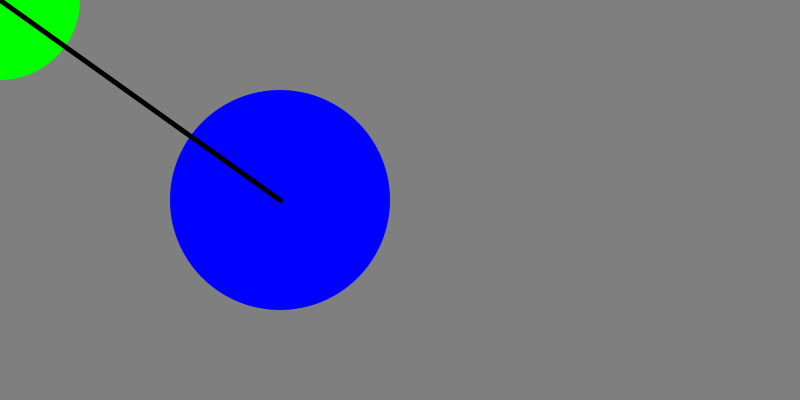
Frame 1 (no input)
Frame 60 (the mouse pressed at the canvas centre just before this capture): identical to frame 1, image omitted
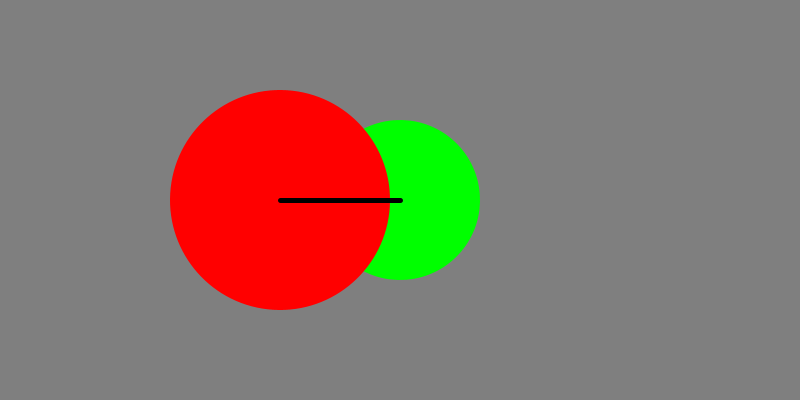
Frame 120 (the mouse held since frame 60 and released just before this capture)

The Processing sketch that drew these frames (run headless with seeded random() and noise(); from frame 60 on, the mouse is pressed at the canvas centre):

// Processing sketch: CircleOverlap
// ── CircleOverlap.pde

// define two circles
Circle c1;
Circle c2;

void setup(){
 
    size( 800, 400);
  
    // create two circles 
    // note: two different diameters
    c1 = new Circle( width/2 - 120, height/2, 220);
    c2 = new Circle( width/2 + 120, height/2, 160);
}

void draw(){
  
    // clear the background
    background(127);
    
    // --------- draw the first circle ---------
    
    // set its position to match the cursor
    c2.x = mouseX;
    c2.y = mouseY;
    
    fill( 0, 255, 0);
    c2.draw();
    
    // --------- draw the second circle ---------
    
    // test if two circles overlap
  
    if( getCirclesOverlap( c1, c2 )){
     
        // if they do, draw in red
        fill( 255, 0, 0);
        
    } else {
     
        // if not, draw in blue
        fill( 0, 0, 255);
    }
  
    c1.draw();
    
    // --------- draw a line connecting the two circles ---------
    
    stroke( 0 );
    strokeWeight(5);
    
    line( c1.x, c1.y, c2.x, c2.y);
}

boolean getCirclesOverlap( Circle c1, Circle c2 ){
    
    // calculate distance on x-axis
    float dx = c1.x - c2.x;
    
    // calculate distance on y-axis
    float dy = c1.y - c2.y;
    
    // distance = square root of (x*x + y*y) 
    float d = sqrt( dx * dx + dy * dy);
    
    // if distance is less than the radius (diameter/2)
    if( d < c1.diam/2 + c2.diam/2 ){
        return true;
    }
    
    return false;
}
// ── Circle.pde
class Circle {
  
  float x;
  float y;
  float diam;
  
  int c = (int)random(255);
  float r = random(TWO_PI);
  int padding = 0;

  float growRate = 1;

  Circle(float x_, float y_, float d_ ) {
    
    // create a circle @ xy with diameter d
    x = x_;
    y = y_;
    diam = d_;
  }


  void draw() {

    noStroke();
    
    pushMatrix();

    translate(x, y);

    rotate( r );

    ellipse(0, 0, diam, diam);

    popMatrix();
  }
};
